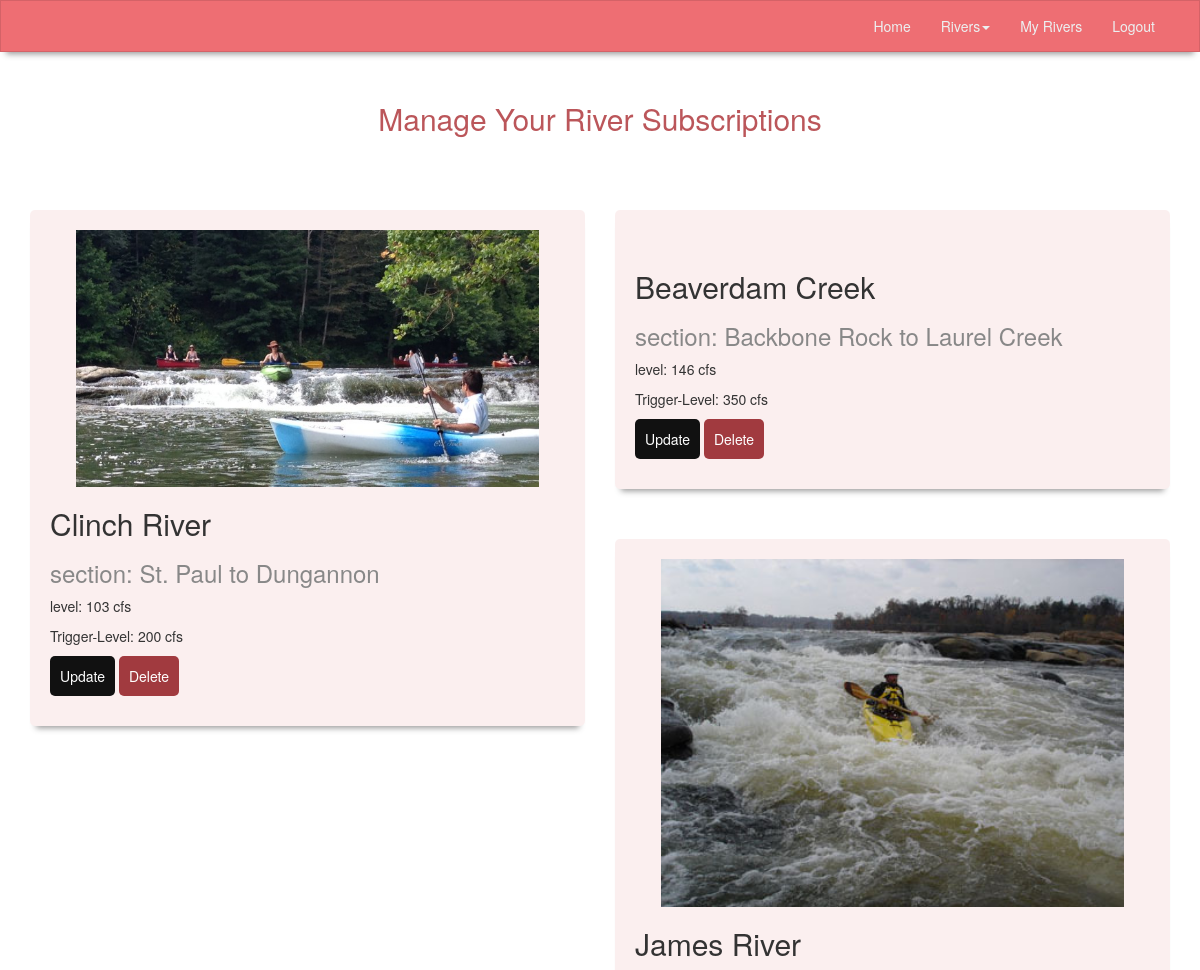
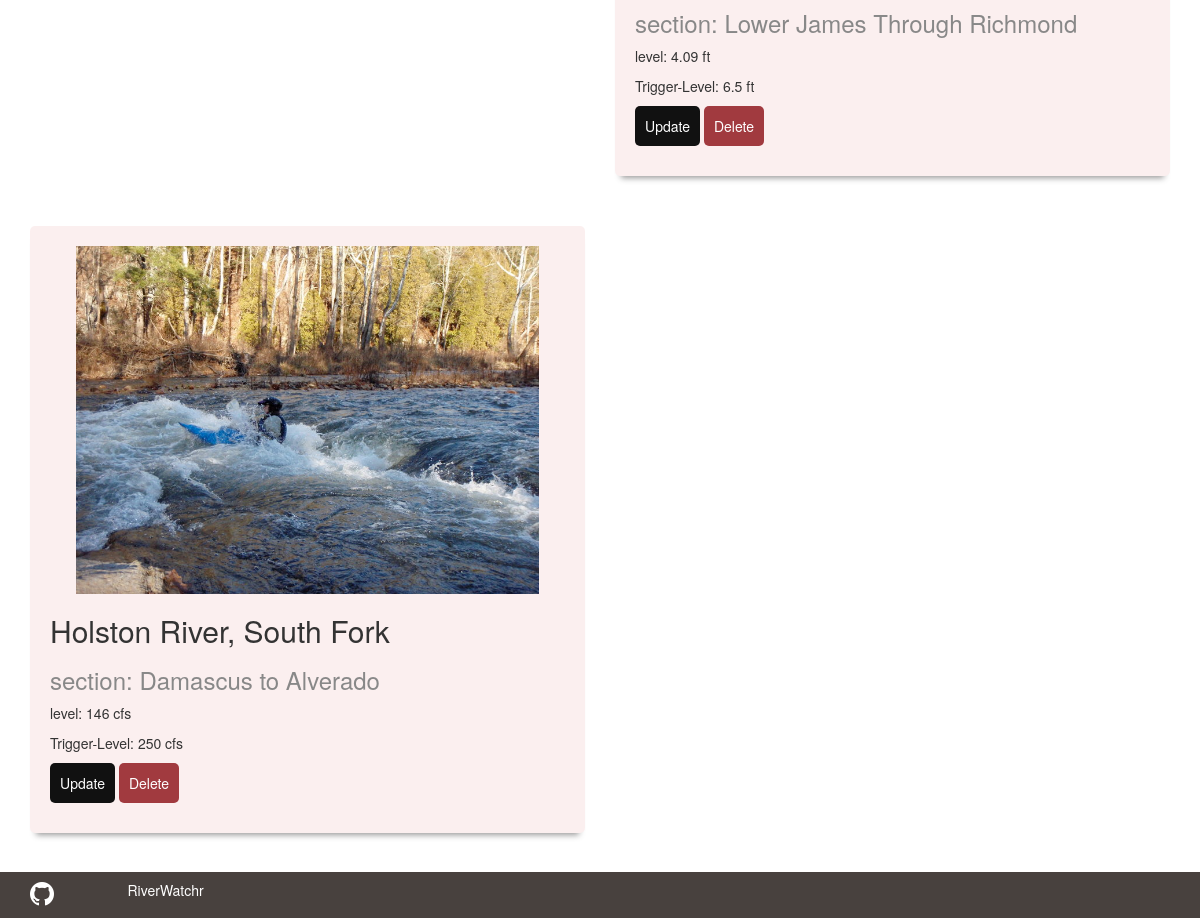
The page /useradmin/ (signed in) on the database its author committed (2 pictures, top to bottom).
### river_subs/models.py (models this page shows, shortened)
class RiverSubscription(models.Model):
    user = models.ForeignKey(User, blank=True)
    river = models.ForeignKey(River)
    trigger_level = models.FloatField()
    def RenderTriggerLevel(self):
        if self.river.measurement == 'cfs':
            current_string = str(self.trigger_level)
            new_current_level = current_string[:-2]
            return "{} {}".format(new_current_level, self.river.measurement)
        return "{} {}".format(self.trigger_level, self.river.measurement)

### rivers/models.py (models this page shows, shortened)
class River(models.Model):
    name = models.CharField(max_length = 250)
    section = models.CharField(max_length = 250, default=' ')
    description = models.TextField()
    current_level = models.FloatField()
    measurement = models.CharField(max_length=10)
    state = models.ForeignKey('locations.State', null=True, blank=True, related_name="river")
    url = models.CharField(max_length=250, default = ' ')
    image = models.ImageField(upload_to="static/img", default="/img/rapids.jpg")
    def __str__(self):
        return self.name
    def renderLevel(self):
        if self.measurement == 'cfs':
            current_string = str(self.current_level)
            new_current_level = current_string[:-2]
            return "{} {}".format(new_current_level, self.measurement)
        return "{} {}".format(self.current_level, self.measurement)

### river_subs/views.py (the view, shortened to what this page needs)
# urls.py: url(r'^useradmin/', UserAdmin, name="user_admin"),
@login_required
def UserAdmin(request):
    subscriptions = RiverSubscription.objects.filter(user=request.user)
    form = AddSubForm()
    for sub in subscriptions:
        if(sub.river.current_level >= sub.trigger_level):
            sub.addedClass = 'rivers-running'
            sub.icon = 'fa-thumbs-o-up'
        else:
            sub.addedClass = 'rivers-low'
            sub.icon = 'fa-thumbs-o-down'
    states = State.objects.all()
    return render(request, 'river_subs/user_admin.html',
    {'subscriptions': subscriptions, 'form': form, 'states':states})

### templates/river_subs/user_admin.html (shortened to what this page needs)
{% extends 'base.html' %}
{% block content %}
{% load bootstrap3 %}
<div class="sub-header">
  <h2>Manage Your River Subscriptions</h2>
</div>
<div class="container">
<div class="row">
  {% for sub in subscriptions %}
  <div class="col-sm-6">
    <div class="admin-single-subscription {{sub.addedClass}}">
      <div class="admin-img-container">
            <img src="{{sub.river.image.url}}" alt="">
      </div>
      <div class="admin-single-sub-txt">
        <h2 class="admin_river_name">{{sub.river}}</h2>
        <h3>section: {{sub.river.section}}</h3>
        <p>level: {{sub.river.renderLevel}}</p>
        <p class="admin_river_level">Trigger-Level: {{sub.RenderTriggerLevel}}</p>
      </div>
      <div class="admin-single-sub-btn-container">
          <p class="admin-single-btn admin-single-update" data-toggle="modal" data-target="#myModal">Update</p>
          <p class="admin-single-btn admin-single-delete" data-toggle="modal" data-target="#myModal2">Delete</p>
      </div>
    </div>
  </div>
  {% endfor %}
  </div>
</div>
<br>
<br>
<br>
{% endblock %}

### static/css/river.css (style rules this page uses)
html, body { height: 100%; }
.sub-header { color:#BB565A; text-align:center; padding:20px 0 30px 0; margin:10px 0; }
.single-river h4, .river-detail-content h3, .admin-single-sub-txt h3 { color:#888; }
.admin-single-subscription { margin:25px auto; height:auto; color:#333; background-color:#f1f1f1; padding:20px; box-sizing: border-box; border-radius:5px; position: relative; -webkit-box-shadow: 0 8px 6px -6px #999; -moz-box-shadow: 0 8px 6px -6px #999; box-shadow: 0 8px 6px -6px #999; }
.rivers-low { background-color:rgba(212, 98, 103, .1); }
.admin-single-sub-txt { width:100%; }
.admin-img-container { text-align: center; width:100%; }
.admin-img-container img { width:90%; }
.admin-single-btn { padding:10px; display:inline-block; color:white; background-color:#111; border-radius:5px; }
.admin-single-delete { background-color:#A13A3F; }

### rows shown on the page
RiverSubscription: river.image (picture), river "Clinch River", river.section "St. Paul to Dungannon", river.renderLevel "103 cfs", RenderTriggerLevel "200 cfs"
RiverSubscription: river "Beaverdam Creek", river.section "Backbone Rock to Laurel Creek", river.renderLevel "146 cfs", RenderTriggerLevel "350 cfs"
RiverSubscription: river.image (picture), river "James River", river.section "Lower James Through Richmond", river.renderLevel "4.09 ft", RenderTriggerLevel "6.5 ft"
RiverSubscription: river.image (picture), river "Holston River, South Fork", river.section "Damascus to Alverado", river.renderLevel "146 cfs", RenderTriggerLevel "250 cfs"
